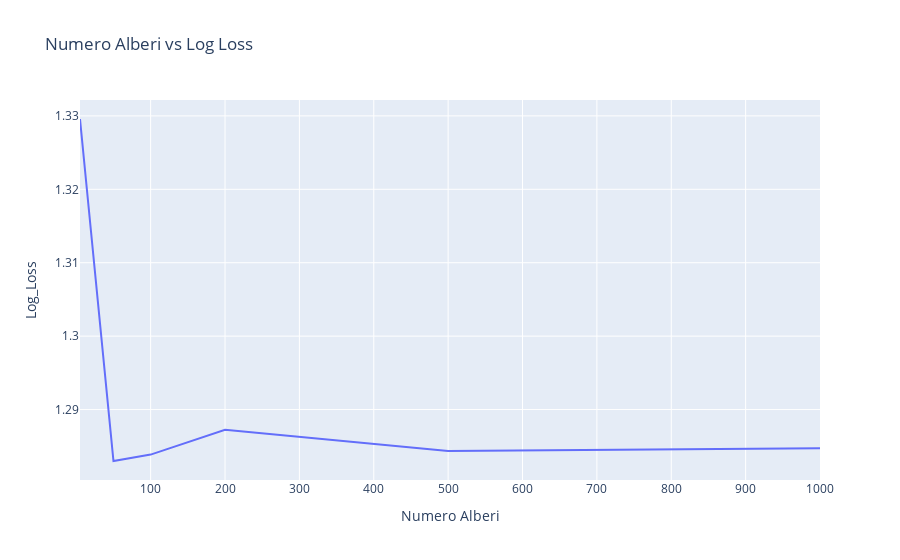

Notebook cell for this chart:
### Code cell
# Creare un dizionario con i valori di n_estimators (alberi) e log loss
results_dict = {'Numero Alberi': n_estimators, 'Log_Loss': log_loss_values}

# Creare un DataFrame da Pandas utilizzando il dizionario
model_df = pd.DataFrame(results_dict)

# Ordinare il DataFrame in base a N_estimators in ordine decrescente
model_df.sort_values(by='Numero Alberi', ascending=False, inplace=True)

# Creare un grafico a linee per visualizzare N_estimators rispetto a Log Loss
fig = px.line(model_df, x='Numero Alberi', y='Log_Loss', title='Numero Alberi vs Log Loss')

# Visualizzare il grafico
fig.show()

### Figure 1 — Plotly figure (JSON) as saved in the notebook; plotly's stock layout.template omitted (floating-point values rounded to 4 significant figures)
{"data": [{"hovertemplate": "Numero Alberi=%{x}<br>Log_Loss=%{y}<extra></extra>", "legendgroup": "", "line": {"color": "#636efa", "dash": "solid"}, "marker": {"symbol": "circle"}, "mode": "lines", "name": "", "orientation": "v", "showlegend": false, "type": "scatter", "x": [1000, 500, 200, 100, 50, 5], "xaxis": "x", "y": [1.285, 1.284, 1.287, 1.284, 1.283, 1.33], "yaxis": "y"}], "layout": {"autosize": true, "legend": {"tracegroupgap": 0}, "title": {"text": "Numero Alberi vs Log Loss"}, "xaxis": {"anchor": "y", "autorange": true, "domain": [0, 1], "range": [5, 1000], "title": {"text": "Numero Alberi"}, "type": "linear"}, "yaxis": {"anchor": "x", "autorange": true, "domain": [0, 1], "range": [1.28, 1.332], "title": {"text": "Log_Loss"}, "type": "linear"}}}
